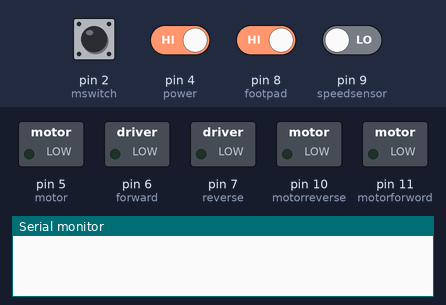
This program was run on a simulated Arduino Uno, built with avr-gcc and run on an emulated ATmega328P. On the bench: switched loads named in the program (green lamp = pin HIGH), the last lines printed to the serial monitor. Inputs (shaded band) come from the test bench; at power-on: pin 2 (mswitch), pin 4 (power), pin 8 (footpad) HIGH, pin 9 (speedsensor) LOW.

Above: at 1.2 s.
1.3 s: pin 2 (mswitch) pulled LOW for 0.15 s
At 1.8 s:
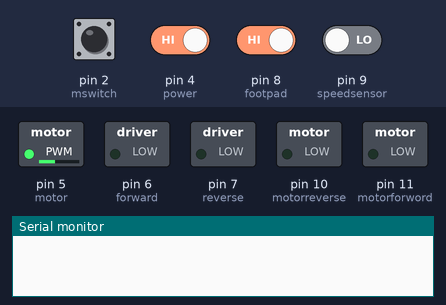
2.9 s: pin 8 (footpad) driven LOW and pin 9 (speedsensor) driven HIGH
At 3.5 s:
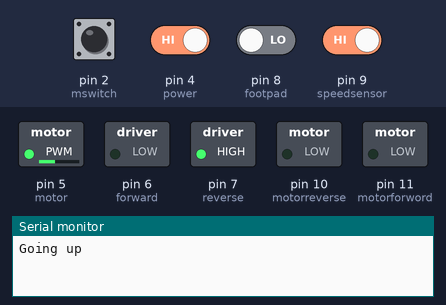
5.6 s: pin 4 (power) driven LOW and pin 8 (footpad) driven HIGH
At 6.6 s:
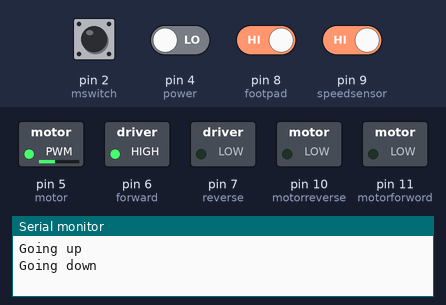
Timing chart, 0 to 8.6 s (numbered marks = the images above; inputs shaded):
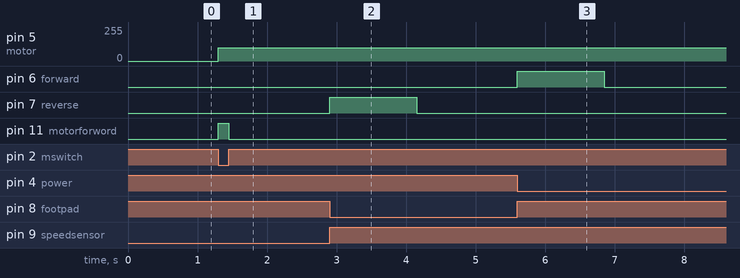

The program:

main.cpp
```cpp
#include <Arduino.h>

const int forward = 6;
const int reverse = 7;

const int footpad = 8;
const int speedsensor = 9;

const int power = 4;

const int mswitch = 2;
const int motor = 5;
const int motorreverse = 10;
const int motorforword = 11;


float rps = 0;
float timeDiff = 0;
float mps = 0;

boolean footpadstatus = false;

void setup()
{
  Serial.begin(9600);
  pinMode(footpad, INPUT);

  pinMode(forward, OUTPUT);
  pinMode(reverse, OUTPUT);

  pinMode(speedsensor, INPUT);

  pinMode(power, INPUT_PULLUP);

  pinMode(mswitch, INPUT_PULLUP);

  pinMode(motor,OUTPUT);
  pinMode(motorforword,OUTPUT);
  pinMode(motorreverse,OUTPUT);

}

int prev_reading = 0;
unsigned long prev_time = 0;

void speedometer()
{
  int current_reding = digitalRead(speedsensor);
  unsigned long now = millis();

  if (prev_reading == 0 && current_reding == 1)
  {
    timeDiff = (now - prev_time);
    rps = 1.0 / timeDiff * 250;
    mps = rps * 2 * 3.1415926 * 0.080;
    prev_time = now;
  }
  prev_reading = current_reding;
}

void loop()
{

  if (digitalRead(mswitch)== LOW && digitalRead(power)== HIGH)
  {
    analogWrite(motor,100);
    digitalWrite(motorforword,HIGH);
    digitalWrite(motorreverse,LOW);
  }else
  {
    digitalWrite(motorforword,LOW);
    digitalWrite(motorreverse,LOW);
  }


  speedometer();

  if ((digitalRead(footpad) == LOW) && rps > 0 && digitalRead(power)== HIGH)
  {
    if (!footpadstatus)
    {
      Serial.println("Going up");
      digitalWrite(forward, LOW);
      digitalWrite(reverse, HIGH);
      delay(1250);
      digitalWrite(forward, LOW);
      digitalWrite(reverse, LOW);
      footpadstatus = true;
    }
  }


  if ((digitalRead(footpad) == HIGH) && digitalRead(power) == LOW)
  {
    if (footpadstatus)
    {
      Serial.println("Going down");
      digitalWrite(forward, HIGH);
      digitalWrite(reverse, LOW);
      delay(1250);
      digitalWrite(forward, LOW);
      digitalWrite(reverse, LOW);
      footpadstatus = false;
    }
  }

  rps = 0;
}
```

Measured:
- after the input at 1.3 s, pin 5 (motor): 0/255 → 100/255 at once; pin 11 (motorforword): LOW → HIGH at once, → LOW 0.15 s later
- after the input at 2.9 s, pin 7 (reverse): LOW → HIGH at once, → LOW 1.3 s later
- after the input at 5.6 s, pin 6 (forward): LOW → HIGH at once, → LOW 1.3 s later
